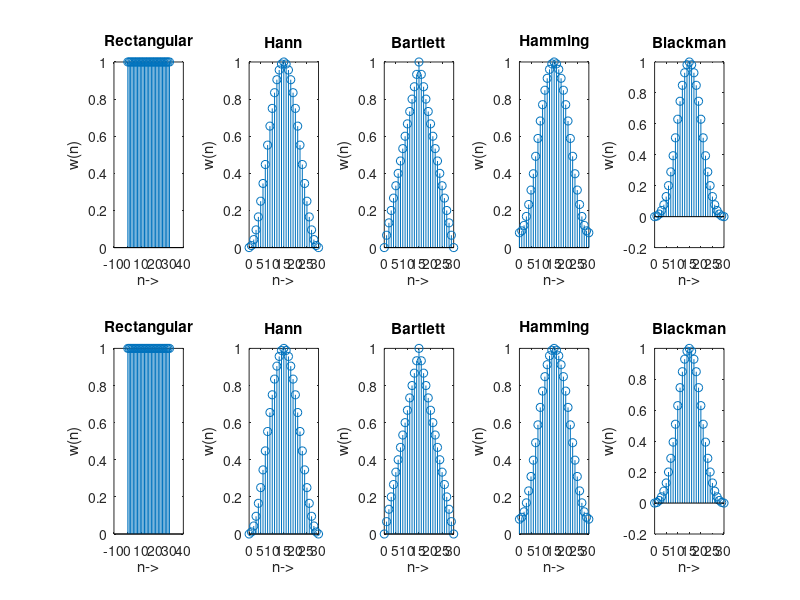

Recreate this plot in MATLAB.
clc; clear all; close all;
M=31; n=0:M-1;
wrect=n>=0;
subplot(251);
stem(n, wrect); title("Rectangular"); ylabel("w(n)"); xlabel("n->"); xlim([-10, 40]);
wrect=rectwin(M);
subplot(256); stem(n, wrect); xlim([-10 40]); title("Rectangular"); ylabel('w(n)'); xlabel('n->');
whann=0.5*(1-cos(2*pi*n/(M-1)));
subplot(252); stem(n, whann); title("Hann"); ylabel("w(n)"); xlabel('n->');
whann=hann(M); 
subplot(257); stem(n, whann); title("Hann"); ylabel("w(n)"); xlabel("n->");
wbart=1-(abs(M-1-2*n)/(M-1));
subplot(253); 
stem(n, wbart); title("Bartlett"); ylabel("w(n)"); xlabel('n->');
wbart=bartlett(M);
subplot(258);
stem(n,wbart); title("Bartlett"); ylabel("w(n)"); xlabel('n->');
wham=0.54-0.46*cos(2*pi*n/(M-1));
subplot(254);
stem(n, wham); title("Hamming"); ylabel("w(n)"); xlabel('n->');
wham=hamming(M);
subplot(259); stem(n, wham); title("Hamming"); ylabel("w(n)"); xlabel("n->");
wblack=(0.42 - 0.5* cos(2*pi*n/(M-1))+ 0.08 * cos(4*pi*n/(M-1)));
subplot(255); 
stem(n, wblack); title("Blackman"); ylabel("w(n)"); xlabel("n->");
wblack=blackman(M);
subplot(2, 5 ,10); stem(n, wblack); title("Blackman"); ylabel("w(n)"); xlabel("n->");
